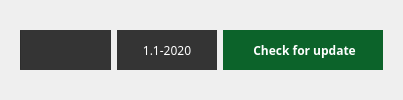
     <widget class="QWidget" name="widget" native="true">
      <property name="minimumSize">
       <size>
        <width>0</width>
        <height>0</height>
       </size>
      </property>
      <layout class="QGridLayout" name="gridLayout_23">
       <item row="0" column="0">
        <widget class="QFrame" name="frame">
         <property name="font">
          <font>
           <pointsize>9</pointsize>
           <weight>50</weight>
           <bold>false</bold>
           <strikeout>false</strikeout>
           <kerning>false</kerning>
          </font>
         </property>
         <property name="styleSheet">
          <string notr="true"/>
         </property>
         <property name="frameShape">
          <enum>QFrame::HLine</enum>
         </property>
         <property name="frameShadow">
          <enum>QFrame::Raised</enum>
         </property>
         <property name="lineWidth">
          <number>0</number>
         </property>
         <layout class="QGridLayout" name="gridLayout_22">
          <item row="0" column="0">
           <widget class="QProgressBar" name="pbar">
            <property name="minimumSize">
             <size>
              <width>0</width>
              <height>40</height>
             </size>
            </property>
            <property name="font">
             <font>
              <family>Segoe UI Semibold</family>
              <pointsize>9</pointsize>
              <weight>50</weight>
              <bold>false</bold>
              <strikeout>false</strikeout>
              <kerning>true</kerning>
             </font>
            </property>
            <property name="styleSheet">
             <string notr="true">border: none;
background-color: rgb(52, 52, 52);
color: red;</string>
            </property>
            <property name="value">
             <number>0</number>
            </property>
            <property name="textVisible">
             <bool>false</bool>
            </property>
           </widget>
          </item>
          <item row="0" column="1">
           <widget class="QLabel" name="current_v">
            <property name="minimumSize">
             <size>
              <width>100</width>
              <height>31</height>
             </size>
            </property>
            <property name="font">
             <font>
              <family>Segoe UI Semibold</family>
              <pointsize>9</pointsize>
              <weight>50</weight>
              <bold>false</bold>
              <strikeout>false</strikeout>
              <kerning>false</kerning>
             </font>
            </property>
            <property name="styleSheet">
             <string notr="true">background-color: rgb(52, 52, 52);
color:#fff;</string>
            </property>
            <property name="text">
             <string>1.1-2020</string>
            </property>
            <property name="alignment">
             <set>Qt::AlignCenter</set>
            </property>
           </widget>
          </item>
          <item row="0" column="2">
           <widget class="QPushButton" name="get_update">
            <property name="minimumSize">
             <size>
              <width>160</width>
              <height>40</height>
             </size>
            </property>
            <property name="font">
             <font>
              <family>Segoe UI Semibold</family>
              <pointsize>9</pointsize>
              <weight>75</weight>
              <bold>true</bold>
              <strikeout>false</strikeout>
              <kerning>true</kerning>
             </font>
            </property>
            <property name="cursor">
             <cursorShape>PointingHandCursor</cursorShape>
            </property>
            <property name="toolTip">
             <string>Check for updates</string>
            </property>
            <property name="styleSheet">
             <string notr="true">    QPushButton {
        background-color: #0C632A;
        border: none;
        color: #fff;
    }

 QPushButton:hover {
	background-color: #084D20;
}

QToolTip { 
	color: #fff; background-color: #000; border: none; 

}</string>
            </property>
            <property name="text">
             <string> Check for update</string>
            </property>
            <property name="icon">
             <iconset>
              <normaloff>icons/updated.png</normaloff>icons/updated.png</iconset>
            </property>
            <property name="iconSize">
             <size>
              <width>15</width>
              <height>15</height>
             </size>
            </property>
           </widget>
          </item>
         </layout>
        </widget>
       </item>
      </layout>
     </widget>
